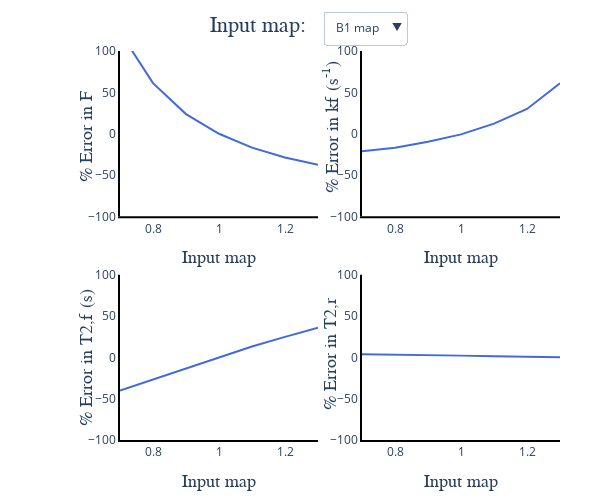

The code cell stored with this chart in its notebook:
### Code cell
#| label: qmtFig5jn

import scipy
import scipy.io as sio
from pathlib import Path
import numpy as np

from contextlib import contextmanager
import sys, os
from pathlib import Path

@contextmanager
def suppress_stdout():
    with open(os.devnull, "w") as devnull:
        old_stdout = sys.stdout
        sys.stdout = devnull
        try:  
            yield
        finally:
            sys.stdout = old_stdout

import os
from pathlib import Path

def find_myst_yml_directories(start_dir=None):
    """
    Recursively search for directories containing myst.yml file.
    
    Args:
        start_dir (str or Path): Starting directory (defaults to current directory)
    
    Returns:
        list: List of full paths to directories containing myst.yml
    """
    if start_dir is None:
        start_dir = Path.cwd()
    else:
        start_dir = Path(start_dir)
    
    myst_dirs = []
    
    def _search_directory(current_dir):
        # Check if myst.yml exists in current directory
        myst_file = current_dir / "myst.yml"
        if myst_file.exists():
            myst_dirs.append(str(current_dir.resolve()))
            # Don't search subdirectories if we found myst.yml here
            return
        
        # Recursively search all subdirectories
        for item in current_dir.iterdir():
            if item.is_dir():
                try:
                    _search_directory(item)
                except (PermissionError, OSError):
                    # Skip directories we can't access
                    continue
    
    _search_directory(start_dir)
    return myst_dirs

def find_myst_yml_directories_upwards(start_dir=None):
    """
    Search for myst.yml in current directory, if not found go to parent and repeat.
    
    Args:
        start_dir (str or Path): Starting directory (defaults to current directory)
    
    Returns:
        str or None: Full path of directory containing myst.yml, or None if not found
    """
    if start_dir is None:
        current_dir = Path.cwd()
    else:
        current_dir = Path(start_dir)
    
    # Keep going up until we reach the filesystem root
    while current_dir != current_dir.parent:  # Stop at root
        myst_file = current_dir / "myst.yml"
        if myst_file.exists():
            return str(current_dir.resolve())
        
        # Move to parent directory
        current_dir = current_dir.parent
    
    return None

with suppress_stdout():
    repo_path = Path(find_myst_yml_directories_upwards())
    print(repo_path)
    data_req_path = repo_path / "binder" / "data_requirement.json"
    data_path = repo_path / "data"
    dataset_path = data_path / "qmrlab-mooc"
    
data_dir = dataset_path / "06-MT-01-qMT" / "06-MT-01-qMT" 

#Percentage error

b1NormFittedData_mat = scipy.io.loadmat(data_dir / 'qMT_tutorial-ISMRM2022-main' / 'results/fitSyntheticData/b1NormFittedResults.mat')
b1NormFittedData = np.array(b1NormFittedData_mat["b1NormFittedResults"])

b0NormFittedData_mat = scipy.io.loadmat(data_dir / 'qMT_tutorial-ISMRM2022-main' / 'results/fitSyntheticData/b0NormFittedResults.mat')
b0NormFittedData = np.array(b0NormFittedData_mat["b0NormFittedResults"])

t1NormFittedData_mat = scipy.io.loadmat(data_dir / 'qMT_tutorial-ISMRM2022-main' / 'results/fitSyntheticData/t1NormFittedResults.mat')
t1NormFittedData = np.array(t1NormFittedData_mat["t1NormFittedResults"])


import matplotlib.pyplot as plt
from PIL import Image
from matplotlib.image import imread
import scipy.io
import plotly
from plotly.subplots import make_subplots
import plotly.graph_objs as go
import numpy as np
from plotly import __version__
from plotly.offline import download_plotlyjs, init_notebook_mode, plot, iplot
config={'showLink': False, 'displayModeBar': False}

# PYTHON CODE
init_notebook_mode(connected=True)

labels = ["B1 map", "B0 map", "T1 map"]
FittedParams = ["F", "kf (s<sup>-1</sup>)", "T2,f (s)", "T2,r"]

fig = make_subplots(rows=2, cols=2)

#F
trace1_b1 = go.Scatter(x=b1NormFittedData[:,0], y=b1NormFittedData[:,1],
                       name="F", mode='lines', line=dict(color="royalblue"), visible=True,
                       hovertemplate="Error (%) = %{y}<br>B1 value = %{x} <extra></extra>")
trace1_b0 = go.Scatter(x=b0NormFittedData[:,0], y=b0NormFittedData[:,1],
                       name="F", mode='lines', line=dict(color="royalblue"), visible=False,
                       hovertemplate="Error (%) = %{y}<br>B0 value = %{x} Hz<extra></extra>")
trace1_t1 = go.Scatter(x=t1NormFittedData[:,0], y=t1NormFittedData[:,1],
                       name="F", mode='lines', line=dict(color="royalblue"), visible=False,
                       hovertemplate="Error (%) = %{y}<br>T1 value = %{x} s<extra></extra>")

fig.append_trace(trace1_b1, 1, 1)
fig.append_trace(trace1_b0, 1, 1)
fig.append_trace(trace1_t1, 1, 1)

#kf
trace2_b1 = go.Scatter(x=b1NormFittedData[:,0], y=b1NormFittedData[:,2],
                       name="kf", mode='lines', line=dict(color="royalblue"), visible=True,
                       hovertemplate="Error (%) = %{y}<br>B1 value = %{x} <extra></extra>")
trace2_b0 = go.Scatter(x=b0NormFittedData[:,0], y=b0NormFittedData[:,2],
                       name="kf", mode='lines', line=dict(color="royalblue"), visible=False,
                       hovertemplate="Error (%) = %{y}<br>B0 value = %{x} Hz<extra></extra>")
trace2_t1 = go.Scatter(x=t1NormFittedData[:,0], y=t1NormFittedData[:,2],
                       name="kf", mode='lines', line=dict(color="royalblue"), visible=False,
                       hovertemplate="Error (%) = %{y}<br>T1 value = %{x} s<extra></extra>")

fig.append_trace(trace2_b1, 1, 2)
fig.append_trace(trace2_b0, 1, 2)
fig.append_trace(trace2_t1, 1, 2)

#T2f
trace3_b1 = go.Scatter(x=b1NormFittedData[:,0], y=b1NormFittedData[:,3],
                       name="kf", mode='lines', line=dict(color="royalblue"), visible=True,
                       hovertemplate="Error (%) = %{y}<br>B1 value = %{x} <extra></extra>")
trace3_b0 = go.Scatter(x=b0NormFittedData[:,0], y=b0NormFittedData[:,3],
                       name="kf", mode='lines', line=dict(color="royalblue"), visible=False,
                       hovertemplate="Error (%) = %{y}<br>B0 value = %{x} Hz<extra></extra>")
trace3_t1 = go.Scatter(x=t1NormFittedData[:,0], y=t1NormFittedData[:,3],
                       name="kf", mode='lines', line=dict(color="royalblue"), visible=False,
                       hovertemplate="Error (%) = %{y}<br>T1 value = %{x} s<extra></extra>")

fig.append_trace(trace3_b1, 2, 1)
fig.append_trace(trace3_b0, 2, 1)
fig.append_trace(trace3_t1, 2, 1)

#T2r
trace4_b1 = go.Scatter(x=b1NormFittedData[:,0], y=b1NormFittedData[:,4],
                       name="kf", mode='lines', line=dict(color="royalblue"), visible=True,
                       hovertemplate="Error (%) = %{y}<br>B1 value = %{x} <extra></extra>")
trace4_b0 = go.Scatter(x=b0NormFittedData[:,0], y=b0NormFittedData[:,4],
                       name="kf", mode='lines', line=dict(color="royalblue"), visible=False,
                       hovertemplate="Error (%) = %{y}<br>B0 value = %{x} Hz<extra></extra>")
trace4_t1 = go.Scatter(x=t1NormFittedData[:,0], y=t1NormFittedData[:,4],
                       name="kf", mode='lines', line=dict(color="royalblue"), visible=False,
                       hovertemplate="Error (%) = %{y}<br>T1 value = %{x} s<extra></extra>")

fig.append_trace(trace4_b1, 2, 2)
fig.append_trace(trace4_b0, 2, 2)
fig.append_trace(trace4_t1, 2, 2)

buttons = []
for i, label in enumerate(labels):
    visibility = [i==j for j in range(len(labels))]
    button = dict(
                label =  label,
                method = 'update',
                args = [{'visible': visibility}])
    buttons.append(button)
        
updatemenus = list([
    dict(active=0,
         x=0.65,
         y=1.1,
         buttons=buttons
    )
])

fig['layout']['showlegend'] = False
fig['layout']['updatemenus'] = updatemenus

fig.update_xaxes(title_text='Input map', title_font=dict(family='Times New Roman', size=18),
                 row=1, col=1, showline=True, linewidth=2, linecolor='black')
fig.update_xaxes(title_text='Input map', title_font=dict(family='Times New Roman', size=18),
                 row=1, col=2, showline=True, linewidth=2, linecolor='black')
fig.update_xaxes(title_text='Input map', title_font=dict(family='Times New Roman', size=18),
                 row=2, col=1, showline=True, linewidth=2, linecolor='black')
fig.update_xaxes(title_text='Input map', title_font=dict(family='Times New Roman', size=18),
                 row=2, col=2, showline=True, linewidth=2, linecolor='black')
fig.update_yaxes(range=[-100,100], row=1, col=1, showline=True, linewidth=2, linecolor='black')
fig.update_yaxes(range=[-100,100], row=1, col=2, showline=True, linewidth=2, linecolor='black')
fig.update_yaxes(range=[-100,100], row=2, col=1, showline=True, linewidth=2, linecolor='black')
fig.update_yaxes(range=[-100,100], row=2, col=2, showline=True, linewidth=2, linecolor='black')

fig.update_layout(height=500, width=600, plot_bgcolor='rgba(0,0,0,0)')
fig.update_layout(annotations=[
    dict(
        x=0.20,
        y=1.1,
        showarrow=False,
        text='Input map: ',
        font=dict(
            family='Times New Roman',
            size=22
            ),
        xref='paper',
        yref='paper'
        ),
    dict(
        x=-0.1,
        y=0.90,
        showarrow=False,
        text='% Error in ' + FittedParams[0],
        font=dict(
            family='Times New Roman',
            size=18
            ),
        textangle=-90,
        xref='paper',
        yref='paper'
        ),
    dict(
        x=0.48,
        y=0.98,
        showarrow=False,
        text='% Error in ' + FittedParams[1],
        font=dict(
            family='Times New Roman',
            size=18
            ),
        textangle=-90,
        xref='paper',
        yref='paper'
        ),
    dict(
        x=-0.1,
        y=0.03,
        showarrow=False,
        text='% Error in ' + FittedParams[2],
        font=dict(
            family='Times New Roman',
            size=18
            ),
        textangle=-90,
        xref='paper',
        yref='paper'
        ),
    dict(
        x=0.48,
        y=0.07,
        showarrow=False,
        text='% Error in ' + FittedParams[3],
        font=dict(
            family='Times New Roman',
            size=18
            ),
        textangle=-90,
        xref='paper',
        yref='paper'
        )
])
fig.update_layout(plot_bgcolor='rgba(0,0,0,0)',
                 margin=go.layout.Margin(
                     l=120,
                     r=40,
                     b=60,
                     t=50,
                     )
                 )
fig.update_layout()

iplot(fig, filename='basic-line', config=config)

### Figure 1 — Plotly figure (JSON) as saved in the notebook; plotly's stock layout.template omitted (floating-point values rounded to 4 significant figures)
{"data": [{"hovertemplate": "Error (%) = %{y}<br>B1 value = %{x} <extra></extra>", "line": {"color": "royalblue"}, "mode": "lines", "name": "F", "type": "scatter", "visible": true, "x": [0.7, 0.8, 0.9, 1, 1.1, 1.2, 1.3], "xaxis": "x", "y": [122.9, 61.15, 23.66, -0.1349, -16.87, -28.76, -37.78], "yaxis": "y"}, {"hovertemplate": "Error (%) = %{y}<br>B0 value = %{x} Hz<extra></extra>", "line": {"color": "royalblue"}, "mode": "lines", "name": "F", "type": "scatter", "visible": false, "x": [-100, -50, 0, 50, 100, 150, 200, 250], "xaxis": "x", "y": [-2.121, -1.368, -0.1349, 1.413, 3.216, 4.416, 5.657, 6.941], "yaxis": "y"}, {"hovertemplate": "Error (%) = %{y}<br>T1 value = %{x} s<extra></extra>", "line": {"color": "royalblue"}, "mode": "lines", "name": "F", "type": "scatter", "visible": false, "x": [5, 4, 3.333, 2.857, 2.5, 2.222, 2, 1.667, 1.429, 1.25, 1.111, 1, 0.9091, 0.8333, 0.7692, 0.7143, 0.6667], "xaxis": "x", "y": [-65.92, -61.95, -58.01, -54.07, -50.1, -46.1, -42.06, -33.86, -25.46, -16.85, -8.023, 1.046, 10.37, 19.96, 29.83, 40.0, 50.5], "yaxis": "y"}, {"hovertemplate": "Error (%) = %{y}<br>B1 value = %{x} <extra></extra>", "line": {"color": "royalblue"}, "mode": "lines", "name": "kf", "type": "scatter", "visible": true, "x": [0.7, 0.8, 0.9, 1, 1.1, 1.2, 1.3], "xaxis": "x2", "y": [-21.27, -17.16, -9.731, -0.8971, 12.07, 29.9, 60.89], "yaxis": "y2"}, {"hovertemplate": "Error (%) = %{y}<br>B0 value = %{x} Hz<extra></extra>", "line": {"color": "royalblue"}, "mode": "lines", "name": "kf", "type": "scatter", "visible": false, "x": [-100, -50, 0, 50, 100, 150, 200, 250], "xaxis": "x2", "y": [9.471, 6.31, -0.8971, -5.306, -11.22, -13.65, -16.67, -20.38], "yaxis": "y2"}, {"hovertemplate": "Error (%) = %{y}<br>T1 value = %{x} s<extra></extra>", "line": {"color": "royalblue"}, "mode": "lines", "name": "kf", "type": "scatter", "visible": false, "x": [5, 4, 3.333, 2.857, 2.5, 2.222, 2, 1.667, 1.429, 1.25, 1.111, 1, 0.9091, 0.8333, 0.7692, 0.7143, 0.6667], "xaxis": "x2", "y": [-72.28, -67.52, -63.0, -58.61, -54.29, -50.02, -45.76, -37.2, -28.57, -19.79, -10.85, -1.734, 7.574, 17.09, 26.84, 36.84, 47.09], "yaxis": "y2"}, {"hovertemplate": "Error (%) = %{y}<br>B1 value = %{x} <extra></extra>", "line": {"color": "royalblue"}, "mode": "lines", "name": "kf", "type": "scatter", "visible": true, "x": [0.7, 0.8, 0.9, 1, 1.1, 1.2, 1.3], "xaxis": "x3", "y": [-40.09, -26.8, -12.72, -0.1441, 13.14, 24.73, 35.7], "yaxis": "y3"}, {"hovertemplate": "Error (%) = %{y}<br>B0 value = %{x} Hz<extra></extra>", "line": {"color": "royalblue"}, "mode": "lines", "name": "kf", "type": "scatter", "visible": false, "x": [-100, -50, 0, 50, 100, 150, 200, 250], "xaxis": "x3", "y": [76.2, 36.55, -0.1441, -15.68, -31.1, -37.83, -45.27, -52.53], "yaxis": "y3"}, {"hovertemplate": "Error (%) = %{y}<br>T1 value = %{x} s<extra></extra>", "line": {"color": "royalblue"}, "mode": "lines", "name": "kf", "type": "scatter", "visible": false, "x": [5, 4, 3.333, 2.857, 2.5, 2.222, 2, 1.667, 1.429, 1.25, 1.111, 1, 0.9091, 0.8333, 0.7692, 0.7143, 0.6667], "xaxis": "x3", "y": [192.2, 161.3, 136.6, 116.1, 99.07, 84.45, 72.01, 50.83, 34.27, 21.12, 10.15, 0.1365, -7.196, -14.6, -20.33, -25.46, -30.68], "yaxis": "y3"}, {"hovertemplate": "Error (%) = %{y}<br>B1 value = %{x} <extra></extra>", "line": {"color": "royalblue"}, "mode": "lines", "name": "kf", "type": "scatter", "visible": true, "x": [0.7, 0.8, 0.9, 1, 1.1, 1.2, 1.3], "xaxis": "x4", "y": [3.663, 3.352, 2.577, 2.07, 1.322, 0.8008, 0.1995], "yaxis": "y4"}, {"hovertemplate": "Error (%) = %{y}<br>B0 value = %{x} Hz<extra></extra>", "line": {"color": "royalblue"}, "mode": "lines", "name": "kf", "type": "scatter", "visible": false, "x": [-100, -50, 0, 50, 100, 150, 200, 250], "xaxis": "x4", "y": [4.109, 3.072, 2.07, 1.689, 1.322, 0.7868, 0.2162, -0.4013], "yaxis": "y4"}, {"hovertemplate": "Error (%) = %{y}<br>T1 value = %{x} s<extra></extra>", "line": {"color": "royalblue"}, "mode": "lines", "name": "kf", "type": "scatter", "visible": false, "x": [5, 4, 3.333, 2.857, 2.5, 2.222, 2, 1.667, 1.429, 1.25, 1.111, 1, 0.9091, 0.8333, 0.7692, 0.7143, 0.6667], "xaxis": "x4", "y": [0.3674, 0.2628, 0.1994, 0.1592, 0.1332, 0.1171, 0.1076, 0.1003, 0.1051, 0.1165, 0.1323, 0.1524, 0.1751, 0.2029, 0.2299, 0.2597, 0.294], "yaxis": "y4"}], "layout": {"annotations": [{"font": {"family": "Times New Roman", "size": 22}, "showarrow": false, "text": "Input map: ", "x": 0.2, "xref": "paper", "y": 1.1, "yref": "paper"}, {"font": {"family": "Times New Roman", "size": 18}, "showarrow": false, "text": "% Error in F", "textangle": -90, "x": -0.1, "xref": "paper", "y": 0.9, "yref": "paper"}, {"font": {"family": "Times New Roman", "size": 18}, "showarrow": false, "text": "% Error in kf (s<sup>-1</sup>)", "textangle": -90, "x": 0.48, "xref": "paper", "y": 0.98, "yref": "paper"}, {"font": {"family": "Times New Roman", "size": 18}, "showarrow": false, "text": "% Error in T2,f (s)", "textangle": -90, "x": -0.1, "xref": "paper", "y": 0.03, "yref": "paper"}, {"font": {"family": "Times New Roman", "size": 18}, "showarrow": false, "text": "% Error in T2,r", "textangle": -90, "x": 0.48, "xref": "paper", "y": 0.07, "yref": "paper"}], "height": 500, "margin": {"b": 60, "l": 120, "r": 40, "t": 50}, "plot_bgcolor": "rgba(0,0,0,0)", "showlegend": false, "updatemenus": [{"active": 0, "buttons": [{"args": [{"visible": [true, false, false]}], "label": "B1 map", "method": "update"}, {"args": [{"visible": [false, true, false]}], "label": "B0 map", "method": "update"}, {"args": [{"visible": [false, false, true]}], "label": "T1 map", "method": "update"}], "x": 0.65, "y": 1.1}], "width": 600, "xaxis": {"anchor": "y", "domain": [0, 0.45], "linecolor": "black", "linewidth": 2, "showline": true, "title": {"font": {"family": "Times New Roman", "size": 18}, "text": "Input map"}}, "xaxis2": {"anchor": "y2", "domain": [0.55, 1], "linecolor": "black", "linewidth": 2, "showline": true, "title": {"font": {"family": "Times New Roman", "size": 18}, "text": "Input map"}}, "xaxis3": {"anchor": "y3", "domain": [0, 0.45], "linecolor": "black", "linewidth": 2, "showline": true, "title": {"font": {"family": "Times New Roman", "size": 18}, "text": "Input map"}}, "xaxis4": {"anchor": "y4", "domain": [0.55, 1], "linecolor": "black", "linewidth": 2, "showline": true, "title": {"font": {"family": "Times New Roman", "size": 18}, "text": "Input map"}}, "yaxis": {"anchor": "x", "domain": [0.575, 1], "linecolor": "black", "linewidth": 2, "range": [-100, 100], "showline": true}, "yaxis2": {"anchor": "x2", "domain": [0.575, 1], "linecolor": "black", "linewidth": 2, "range": [-100, 100], "showline": true}, "yaxis3": {"anchor": "x3", "domain": [0, 0.425], "linecolor": "black", "linewidth": 2, "range": [-100, 100], "showline": true}, "yaxis4": {"anchor": "x4", "domain": [0, 0.425], "linecolor": "black", "linewidth": 2, "range": [-100, 100], "showline": true}}}
